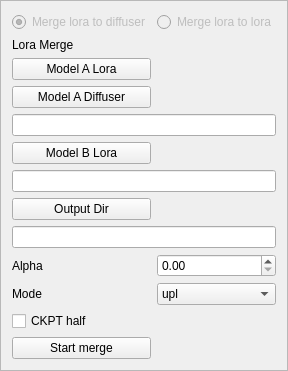
            <widget class="QFrame" name="LoraMerge">
             <property name="frameShape">
              <enum>QFrame::StyledPanel</enum>
             </property>
             <property name="frameShadow">
              <enum>QFrame::Raised</enum>
             </property>
             <layout class="QGridLayout" name="gridLayout_14">
              <item row="10" column="1">
               <widget class="QComboBox" name="mode">
                <property name="enabled">
                 <bool>true</bool>
                </property>
                <item>
                 <property name="text">
                  <string>upl</string>
                 </property>
                </item>
                <item>
                 <property name="text">
                  <string>upl-ckpt-v2</string>
                 </property>
                </item>
                <item>
                 <property name="text">
                  <string>lpl</string>
                 </property>
                </item>
               </widget>
              </item>
              <item row="4" column="0" colspan="2">
               <widget class="QLineEdit" name="path_1"/>
              </item>
              <item row="9" column="0">
               <widget class="QLabel" name="label_67">
                <property name="text">
                 <string>Alpha</string>
                </property>
               </widget>
              </item>
              <item row="10" column="0">
               <widget class="QLabel" name="label_68">
                <property name="text">
                 <string>Mode</string>
                </property>
               </widget>
              </item>
              <item row="0" column="0">
               <widget class="QRadioButton" name="lora2diff">
                <property name="enabled">
                 <bool>false</bool>
                </property>
                <property name="text">
                 <string>Merge lora to diffuser</string>
                </property>
                <property name="checked">
                 <bool>true</bool>
                </property>
               </widget>
              </item>
              <item row="7" column="0">
               <widget class="QPushButton" name="lom_select_output_dir">
                <property name="text">
                 <string>Output Dir</string>
                </property>
               </widget>
              </item>
              <item row="0" column="1">
               <widget class="QRadioButton" name="lora2lora">
                <property name="enabled">
                 <bool>false</bool>
                </property>
                <property name="text">
                 <string>Merge lora to lora</string>
                </property>
               </widget>
              </item>
              <item row="5" column="0">
               <widget class="QPushButton" name="lom_select_model_b">
                <property name="text">
                 <string>Model B Lora</string>
                </property>
               </widget>
              </item>
              <item row="1" column="0">
               <widget class="QLabel" name="label_69">
                <property name="text">
                 <string>Lora Merge</string>
                </property>
               </widget>
              </item>
              <item row="11" column="0">
               <widget class="QCheckBox" name="ckpt_half">
                <property name="text">
                 <string>CKPT half</string>
                </property>
               </widget>
              </item>
              <item row="8" column="0" colspan="2">
               <widget class="QLineEdit" name="output_path"/>
              </item>
              <item row="6" column="0" colspan="2">
               <widget class="QLineEdit" name="path_2"/>
              </item>
              <item row="2" column="0">
               <widget class="QPushButton" name="lom_select_model_a_lora">
                <property name="text">
                 <string>Model A Lora</string>
                </property>
               </widget>
              </item>
              <item row="12" column="0">
               <widget class="QPushButton" name="lom_start_merge">
                <property name="text">
                 <string>Start merge</string>
                </property>
               </widget>
              </item>
              <item row="3" column="0">
               <widget class="QPushButton" name="lom_select_model_a">
                <property name="text">
                 <string>Model A Diffuser</string>
                </property>
               </widget>
              </item>
              <item row="9" column="1">
               <widget class="QDoubleSpinBox" name="alpha"/>
              </item>
             </layout>
            </widget>
